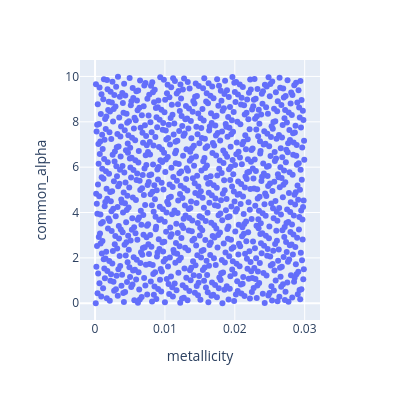

Notebook cell for this chart:
### Code cell
halton_fig = px.scatter(halton_samples, x="metallicity", y="common_alpha", width=400, height=400)
halton_fig

### Figure 1 — Plotly figure (JSON) as saved in the notebook; plotly's stock layout.template omitted (floating-point values rounded to 4 significant figures; data arrays with more than 128 entries replaced by an {"elided": "..."} marker saying what was removed)
{"data": [{"hovertemplate": "metallicity=%{x}<br>common_alpha=%{y}<extra></extra>", "legendgroup": "", "marker": {"color": "#636efa", "symbol": "circle"}, "mode": "markers", "name": "", "orientation": "v", "showlegend": false, "type": "scatter", "x": {"elided": "1000 float values"}, "xaxis": "x", "y": {"elided": "1000 float values"}, "yaxis": "y"}], "layout": {"height": 400, "legend": {"tracegroupgap": 0}, "margin": {"t": 60}, "width": 400, "xaxis": {"anchor": "y", "domain": [0, 1], "title": {"text": "metallicity"}}, "yaxis": {"anchor": "x", "domain": [0, 1], "title": {"text": "common_alpha"}}}}
